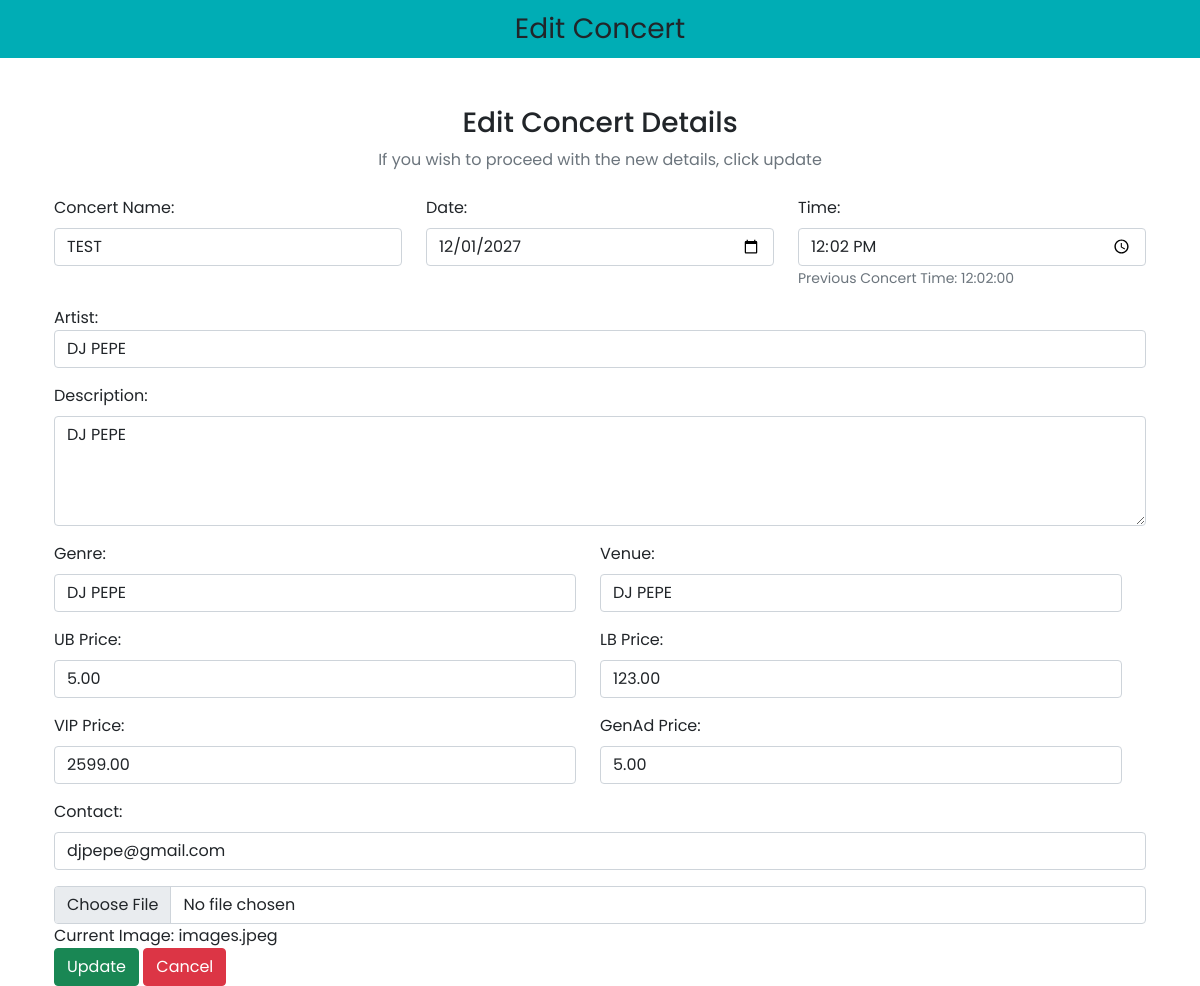
The page /adminside/editconcert.php?concert_id=9 on the database its author committed.
### tables this page shows
CREATE TABLE `tblconcert` (
  `concert_id` int NOT NULL AUTO_INCREMENT,
  `concert_name` varchar(100) DEFAULT NULL,
  `concert_date` date DEFAULT NULL,
  `concert_location` varchar(100) DEFAULT NULL,
  `concert_artist` varchar(100) DEFAULT NULL,
  `concert_desc` text,
  `concert_contact` varchar(100) DEFAULT NULL,
  `concert_genre` varchar(50) DEFAULT NULL,
  `concert_venue` varchar(100) DEFAULT NULL,
  `image` varchar(255) DEFAULT NULL,
  `concert_time` time DEFAULT NULL,
  `ub_price` decimal(10,2) NOT NULL,
  `lb_price` decimal(10,2) NOT NULL,
  `vip_price` decimal(10,2) NOT NULL,
  `genad_price` decimal(10,2) NOT NULL,
  PRIMARY KEY (`concert_id`)
);

### adminside/editconcert.php (the view, shortened to what this page needs)
<?php
include "config.php";
?>
<!DOCTYPE html>
<html lang="en">
<head>
    <link href="https://cdn.jsdelivr.net/npm/bootstrap@5.1.3/dist/css/bootstrap.min.css" rel="stylesheet"
>
    <link rel="stylesheet" href="https://cdnjs.cloudflare.com/ajax/libs/font-awesome/6.5.0/css/all.min.css"
 />
</head>
<body>
    <nav class="navbar navbar-light justify-content-center fs-3 mb-5" style="background-color: #00ADB5;">
        Edit Concert
    </nav>
    <div class="container">
        <div class="text-center mb-4">
            <h3> Edit Concert Details </h4>
                <p class="text-muted">If you wish to proceed with the new details, click update</p>
        </div>
        <?php
        $id = $_GET['concert_id'];
        $query = "SELECT * FROM tblconcert WHERE concert_id = $id LIMIT 1";
        $result = mysqli_query($conn, $query);
        $row = mysqli_fetch_array($result);
        ?>
        <div class="container d-flex justify-content-center">
            <form action="" method="post" style="width:500vw; min-width:300px;" enctype="multipart/form-data">
                <div class="row">
                    <div class="form-group col">
                        <label class="form-label">Concert Name: </label>
                        <input type="text" class="form-control" maxlength="100" name="concert_name"
                            value="<?php echo $row['concert_name'] ?>">
                    </div>
                    <div class="form-group col mb-3">
                        <label class="form-label">Date: </label>
                        <input type="date" class="form-control" name="concert_date"
                            value="<?php echo $row['concert_date'] ?>">
                    </div>
                    <div class="form-group  mb-3 col">
                        <label class="form-label">Time: </label>
                        <input type="time" class="form-control" name="concert_time"
                            value="<?php echo $row['concert_time'] ?>">
                        <?php
                        $currentTime = $row['concert_time'];
                        if(!empty($currentTime)) {
                            echo '<small class="text-muted">Previous Concert Time: '.$currentTime.'</small>';
                        } else {
                            echo '<small class="text-muted">No time selected</small>';
                        }
                        ?>
                    </div>
                    <div class="form-group mb-3 ">
                        <label clas="form-label">Artist: </label>
                        <input type="text" class="form-control" maxlength="50" name="concert_artist"
                            value="<?php echo $row['concert_artist'] ?>">
                    </div>
                    <div class="form-group mb-3 col">
                        <label class="form-label">Description: </label>
                        <textarea class="form-control" maxlength="2000" name="concert_desc"
                            rows="4"><?php echo $row['concert_desc'] ?></textarea>
                    </div>
                    <div class="row">
                        <div class=" mb-3 col">
                            <label class="form-label">Genre: </label>
                            <input type="text" class="form-control" maxlength="20" name="concert_genre"
                                value="<?php echo $row['concert_genre'] ?> ">
                        </div>
                        <div class=" mb-3 col">
                            <label class="form-label">Venue: </label>
                            <input type="text" class="form-control" maxlength="100" name="concert_venue"
                                value="<?php echo $row['concert_venue'] ?>">
                        </div>
                    </div>
                    <div class="row">
                        <div class="form-group mb-3 col">
                            <label class="form-label">UB Price: </label>
                            <input type="text" class="form-control" name="concert_ubprice"
                                value="<?php echo $row['ub_price'] ?>">
                        </div>
                        <div class="form-group mb-3 col">
                            <label class="form-label">LB Price: </label>
                            <input type="text" class="form-control" name="concert_lbprice"
                                value="<?php echo $row['lb_price'] ?>">
                        </div>
                    </div>
                    <div class="row">
                        <div class="form-group mb-3 col">
                            <label class="form-label">VIP Price: </label>
                            <input type="text" class="form-control" name="concert_vipprice"
                                value="<?php echo $row['vip_price'] ?>">
                        </div>
                        <div class="form-group mb-3 col">
                            <label class="form-label">GenAd Price: </label>
                            <input type="text" class="form-control" name="concert_genadprice"
                                value="<?php echo $row['genad_price'] ?>">
                        </div>
                    </div>
                    <div class="form-group mb-3 col">
                        <label class="form-label">Contact: </label>
                        <input type="text" class="form-control" maxlength="250" name="concert_contact"
                            value="<?php echo $row['concert_contact'] ?>">
                    </div>
                    <div>
                        <input type="file" name="update_image" accept="image/jpg, image/jpeg, image/png"
                            class="form-control" value="<?php echo $row['image'] ?>">
                        <?php
                        $currentImageName = $row['image'];
                        if(!empty($currentImageName)) {
                            echo 'Current Image: '.$currentImageName;
                        } else {
                            echo 'No image uploaded';
                        }
                        ?>
                    </div>
                    <div>
                        <button type="submit" class="btn btn-success" name="submit">Update</button>
                        <a href="viewconcert.php" class="btn btn-danger">Cancel</a>
                    </div>
            </form>
        </div>
    </div>
</body>
</html>

### adminside/editconcert.php (style rules this page uses)
* { margin: 0; padding: 0; font-family: 'Poppins', sans-serif; box-sizing: border-box; }

### rows shown on the page
tblconcert: concert_name "TEST", concert_date "12/01/2027", concert_time "12:02:00", concert_artist "DJ PEPE", concert_desc "DJ PEPE", concert_genre "DJ PEPE", concert_venue "DJ PEPE", concert_ubprice "5.00", concert_lbprice "123.00", concert_vipprice "2599.00", concert_genadprice "5.00", concert_contact "djpepe@gmail.com", image "images.jpeg"
